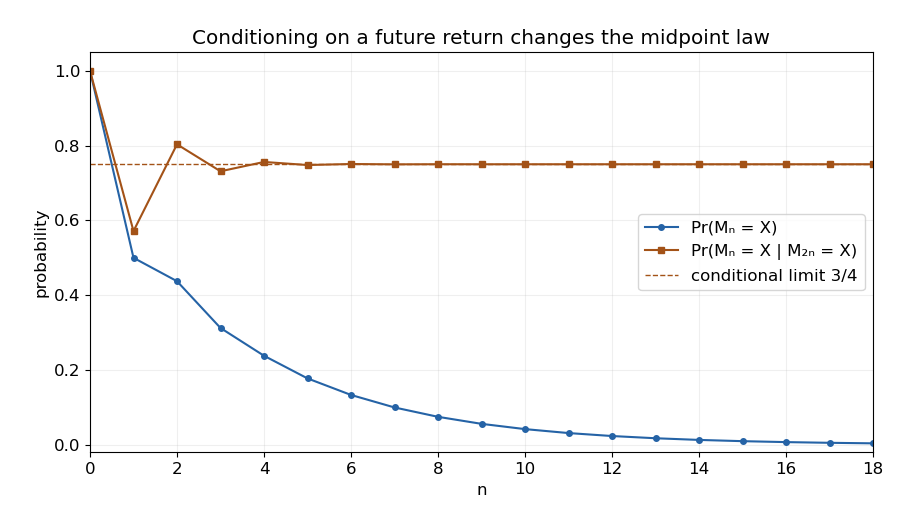

This chart was generated by the following Python code:
"""Compare exact returns and conditioned midpoint returns; output PNG to cwd."""
from pathlib import Path
from fractions import Fraction
import numpy as np
import matplotlib
matplotlib.use('Agg')
import matplotlib.pyplot as plt

plt.rcParams.update({'font.family':'DejaVu Sans','font.size':12})
n=np.arange(19)
def p(k):return Fraction(3**(k+1)+(-1)**k,4**(k+1))
returns=[float(p(int(k)))for k in n]
bridge=[float(p(int(k))**2/p(2*int(k)))for k in n]
fig,ax=plt.subplots(figsize=(9,5.2),dpi=100,facecolor='white')
ax.plot(n,returns,'o-',color='#2563a6',ms=4,label='Pr(Mₙ = X)')
ax.plot(n,bridge,'s-',color='#a35217',ms=4,label='Pr(Mₙ = X | M₂ₙ = X)')
ax.axhline(.75,color='#a35217',ls='--',lw=1,label='conditional limit 3/4')
ax.set(xlabel='n',ylabel='probability',xlim=(0,18),ylim=(-.02,1.05),title='Conditioning on a future return changes the midpoint law')
ax.set_xticks(range(0,19,2));ax.grid(alpha=.2);ax.legend(loc='center right',frameon=True)
fig.subplots_adjust(left=.1,right=.97,bottom=.13,top=.9)
fig.savefig(Path(__file__).with_suffix('.png').name,facecolor='white')
plt.close(fig)
